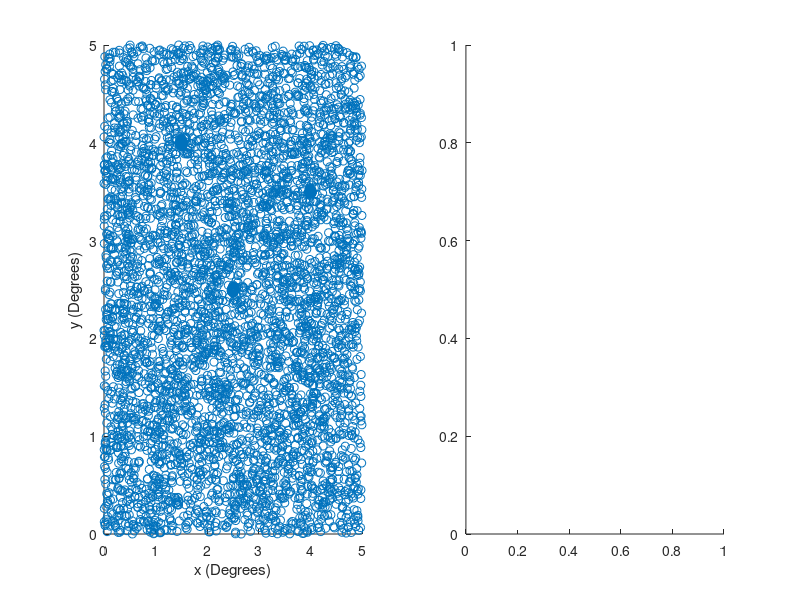

This figure's MATLAB source: (Note: this script raises an error after producing the figure.)
clear all
close all

z = 0.5;
l = 1;
DA = 1255;
Theta = l./DA;
CellSize = Theta.*(180./pi);

n = input('Input a value for n which is the angular size of sky covered: ');

x=rand(1,5000)*n; %generates 5000 'objects' in the user specified area of the sky.
y=rand(1,5000)*n;

mu1 = [0.5.*n 0.5.*n];
mu2 = [0.3.*n 0.8.*n]; %Means for normal distributions, these specify where the center is.
mu3 = [0.8.*n 0.7.*n];

sigma1 = [0.00005.*n,0;0,0.00005.*n];
sigma2 = [0.00005.*n,0;0,0.00005.*n]; %Sigma values, these specify the spread of each distribution.
sigma3 = [0.00005.*n,0;0,0.00005.*n];


F1 = mvnrnd(mu1,sigma1,100);
F2 = mvnrnd(mu2,sigma2,100); %Obtaining the random points for the each mean and sigma variable.
F3 = mvnrnd(mu3,sigma3,100);

x1 = [F1(:,1)];
y1 = [F1(:,2)];
x2 = [F2(:,1)];
y2 = [F2(:,2)]; %Obtaining the x and y values from each array of normally distrobuted points.
x3 = [F3(:,1)];
y3 = [F3(:,2)];

X = [x,x1',x2',x3'];
Y = [y,y1',y2',y3']; %Combining all these arrays into one so that they can be plotted.
subplot(1,2,1);
scatter(X,Y,'k.');
xlim([0 n]);
ylim([0 n]);
%title(['Input Objects including Clusters for ',num2str(n),...
%    ' Square Degrees On The Sky']);
xlabel('x (Degrees)');
ylabel('y (Degrees)');

%figure;
subplot(1,2,2);
count = histogram2(X,Y,'BinWidth',[CellSize, CellSize],...
    'XBinLimits',[0 n],'YBinLimits',[0 n],'DisplayStyle','tile');
%title('Density of Objects in Cells of Set Angular Size Detected');
xlabel('x (Degrees)');
ylabel('y (Degrees)');
colorbar

